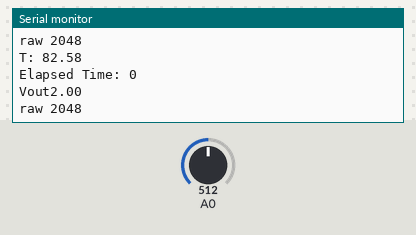
Simulated run of this sketch. Board: Arduino Zero (SAMD21). Parts: the last lines printed to the serial monitor. The test bench sets the inputs (shaded band); at power-on: A0 = 512 (analog values on the 0–1023 scale).

Above: at 4.8 s.
4.9 s: A0 set to 716
At 5.8 s:
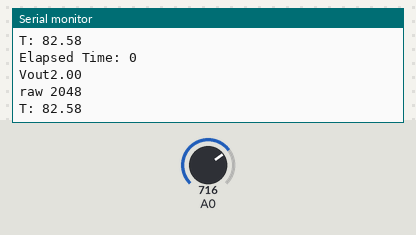
9.9 s: A0 set to 900
At 10.8 s:
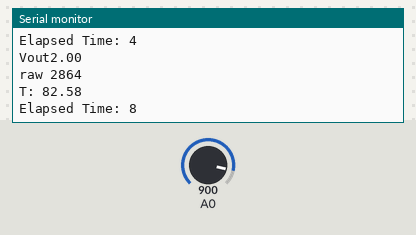
Timing chart, 0 to 12.9 s (numbered marks = the images above; inputs shaded):
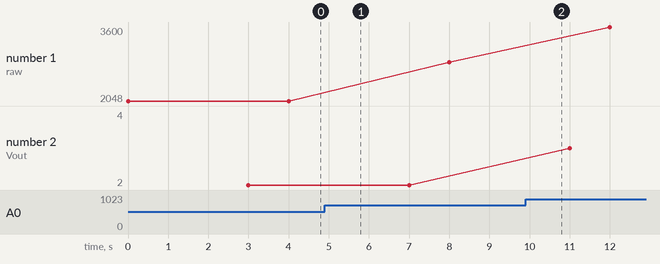

Measured:
- plotted number 1: 2048 → 2864 after the input at 4.9 s, 2864 → 3600 after the input at 9.9 s
- plotted number 2: 2 → 4 after the input at 9.9 s

The sketch:

Thermistor_charac__1_.ino
```cpp
#include <math.h>
int analogPin= 0;
int raw= 0;
int Vin= 5; //V
float Vout= 0; //V
float R1= 330; //Ohm
float Rth= 0; //Ohm
float R25=250; //Ohm
float T= 0; //C
float b=3800; //Ohm
int iteration=0;
unsigned long prev = 0;
unsigned long elapsed=0;

void setup(){
  Serial.begin(9600);
  }

void loop(){
  analogReadResolution(12);
  unsigned long now=millis();
  raw= analogRead(analogPin);
  if(raw){                          //as long as there is a reading, get digital reading
  //Vout=(raw*Vin)/4095;
  Vout=map(raw,0,4095,0,5); //Convert to analog
  Rth= R1*(Vout*(Vin-Vout));         //Voltage Divider
  T=298*(-b)/((-b)+298*log(Rth/R25)); //K
  T=T-273.15; //K to C
  elapsed = (now-prev)/1000;
  //Serial.print("Vout: ");
  //Serial.println(Vout);
  //Serial.print("Rth: ");
  //Serial.println(Rth);
  Serial.print("raw ");
  Serial.println(raw);
  delay(1000);
  Serial.print("T: ");
  Serial.println(T);
  delay(1000);
  Serial.print("Elapsed Time: ");
  Serial.println(elapsed);
  delay(1000);
  Serial.print("Vout");
  Serial.println(Vout);
  delay(1000);
  }
}
```
